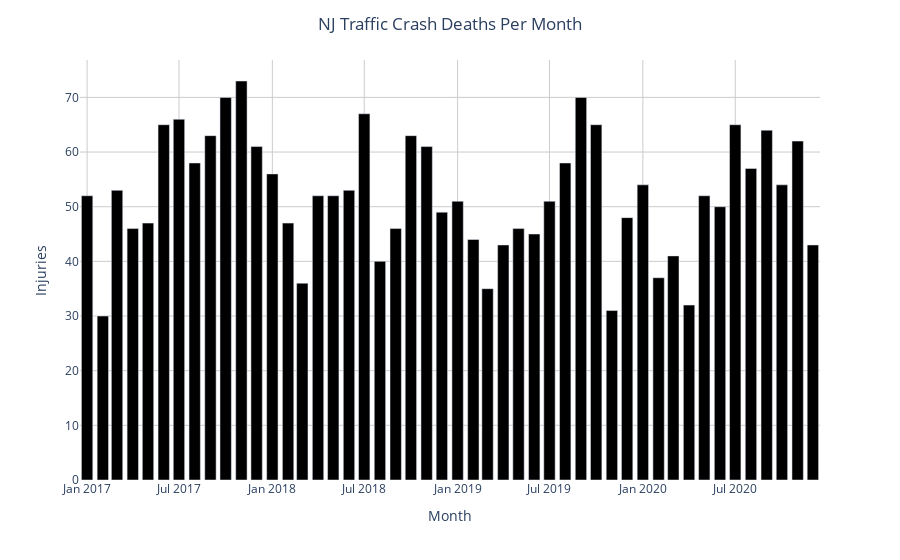

Notebook code for this chart:
### Code cell
month_totals_plot(months['Total Killed'], 'Deaths')

### Figure 1 — Plotly figure (JSON) as saved in the notebook; plotly's stock layout.template omitted (floating-point values rounded to 4 significant figures)
{"data": [{"alignmentgroup": "True", "hovertemplate": "=Total Killed<br>Month=%{x}<br>Injuries=%{y}<extra></extra>", "legendgroup": "Total Killed", "marker": {"color": "black", "pattern": {"shape": ""}}, "name": "Total Killed", "offsetgroup": "Total Killed", "orientation": "v", "showlegend": true, "textposition": "auto", "type": "bar", "x": ["2017-01-01T00:00:00", "2017-02-01T00:00:00", "2017-03-01T00:00:00", "2017-04-01T00:00:00", "2017-05-01T00:00:00", "2017-06-01T00:00:00", "2017-07-01T00:00:00", "2017-08-01T00:00:00", "2017-09-01T00:00:00", "2017-10-01T00:00:00", "2017-11-01T00:00:00", "2017-12-01T00:00:00", "2018-01-01T00:00:00", "2018-02-01T00:00:00", "2018-03-01T00:00:00", "2018-04-01T00:00:00", "2018-05-01T00:00:00", "2018-06-01T00:00:00", "2018-07-01T00:00:00", "2018-08-01T00:00:00", "2018-09-01T00:00:00", "2018-10-01T00:00:00", "2018-11-01T00:00:00", "2018-12-01T00:00:00", "2019-01-01T00:00:00", "2019-02-01T00:00:00", "2019-03-01T00:00:00", "2019-04-01T00:00:00", "2019-05-01T00:00:00", "2019-06-01T00:00:00", "2019-07-01T00:00:00", "2019-08-01T00:00:00", "2019-09-01T00:00:00", "2019-10-01T00:00:00", "2019-11-01T00:00:00", "2019-12-01T00:00:00", "2020-01-01T00:00:00", "2020-02-01T00:00:00", "2020-03-01T00:00:00", "2020-04-01T00:00:00", "2020-05-01T00:00:00", "2020-06-01T00:00:00", "2020-07-01T00:00:00", "2020-08-01T00:00:00", "2020-09-01T00:00:00", "2020-10-01T00:00:00", "2020-11-01T00:00:00", "2020-12-01T00:00:00"], "xaxis": "x", "y": [52, 30, 53, 46, 47, 65, 66, 58, 63, 70, 73, 61, 56, 47, 36, 52, 52, 53, 67, 40, 46, 63, 61, 49, 51, 44, 35, 43, 46, 45, 51, 58, 70, 65, 31, 48, 54, 37, 41, 32, 52, 50, 65, 57, 64, 54, 62, 43], "yaxis": "y"}], "layout": {"barmode": "relative", "legend": {"title": {"text": ""}, "tracegroupgap": 0}, "margin": {"t": 60}, "paper_bgcolor": "white", "plot_bgcolor": "white", "showlegend": false, "title": {"text": "NJ Traffic Crash Deaths Per Month", "x": 0.5}, "xaxis": {"anchor": "y", "domain": [0, 1], "gridcolor": "#ccc", "title": {"text": "Month"}}, "yaxis": {"anchor": "x", "domain": [0, 1], "gridcolor": "#ccc", "title": {"text": "Injuries"}}}}
